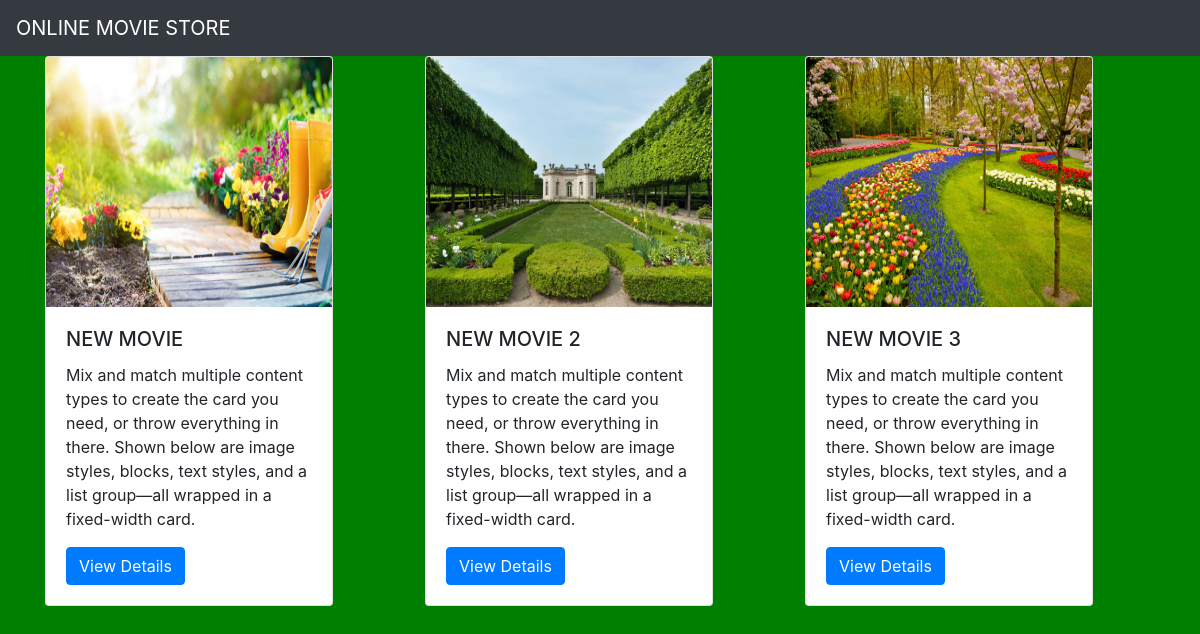
The page / on the database its author committed.
### movieapp/models.py (models this page shows)
class Movie(models.Model):
    name=models.CharField(max_length=250)
    desc=models.TextField()
    year=models.IntegerField()
    img=models.ImageField(upload_to='gallery')

### movieapp/views.py (the view)
# urls.py: path('',views.index,name='index'),
def index(request):
    movie=Movie.objects.all()
    context={
        'movie_list':movie
    }
    return render(request,'index.html',context)

### movieapp/templates/index.html
{% extends 'base.html' %}
{% block body %}
<div class="container">
    <div class="row">
        {% for i in movie_list %}
        <dicv class="col-md-4">
            <div class="card" style="width: 18rem;">
  <img class="card-img-top" src="{{i.img.url}}" alt="Card image cap" width="100px" height="250px;" >
  <div class="card-body">
    <h5 class="card-title">{{i.name}}</h5>
    <p class="card-text">{{i.desc}}</p>
    <a href="{% url 'movieapp:detail' i.id %}" class="btn btn-primary">View Details</a>
  </div>
</div>
        </dicv>
        {% endfor %}
    </div>
</div>
{% endblock %}

### movieapp/templates/base.html (shortened to what this page needs)
{% load static %}
<!DOCTYPE html>
<html lang="en">
<head>
    <link rel="stylesheet" href="https://cdn.jsdelivr.net/npm/bootstrap@4.6.2/dist/css/bootstrap.min.css">
    <link rel="stylesheet" href="{% static 'style.css' %}">
</head>
<body>
<nav class="navbar navbar-dark bg-dark">
  <a class="navbar-brand" href="#">
    ONLINE MOVIE STORE
  </a>
</nav>
{% block body %}
{% endblock %}
</body>
</html>

### static/style.css (style rules this page uses)
body { background-color:green }

### rows shown on the page
Movie: img (picture), name "NEW MOVIE", desc "Mix and match multiple content types to create the card you need, or throw everything in there. Shown below are image styles, blocks, text styles, and a list group—all wrapped in a fixed-width card."
Movie: img (picture), name "NEW MOVIE 2", desc "Mix and match multiple content types to create the card you need, or throw everything in there. Shown below are image styles, blocks, text styles, and a list group—all wrapped in a fixed-width card."
Movie: img (picture), name "NEW MOVIE 3", desc "Mix and match multiple content types to create the card you need, or throw everything in there. Shown below are image styles, blocks, text styles, and a list group—all wrapped in a fixed-width card."
